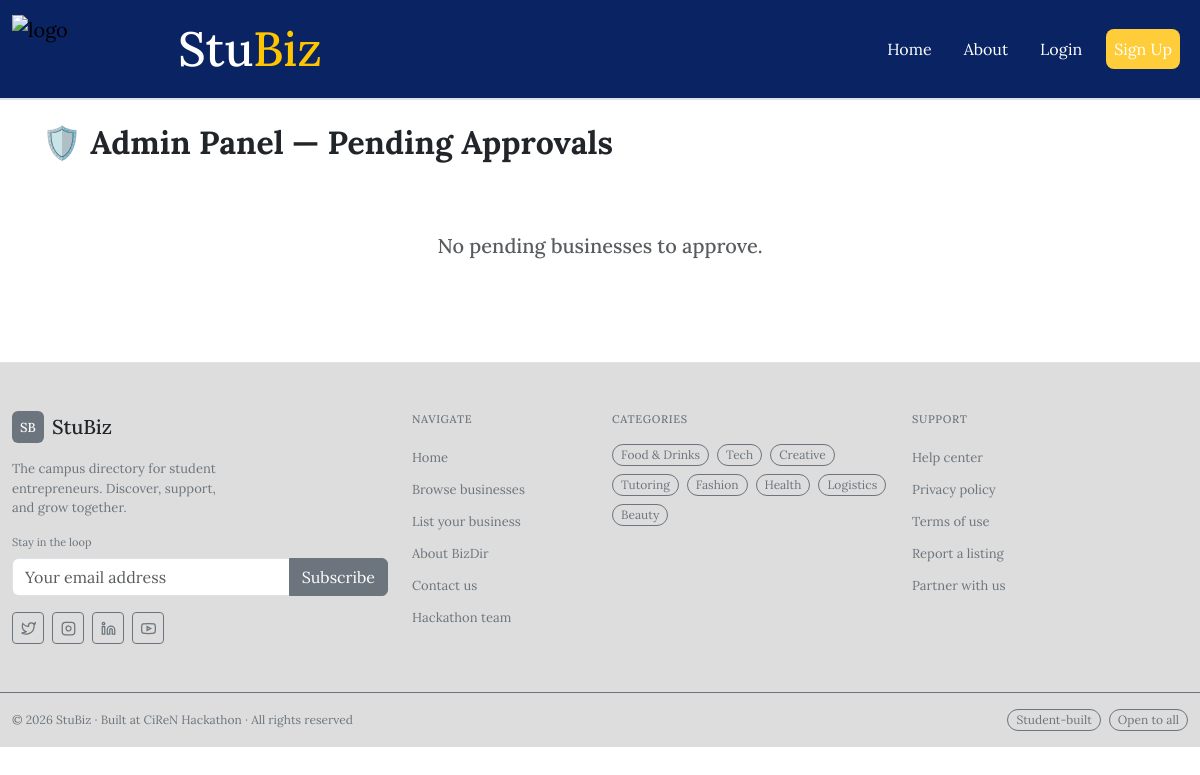
The app's page /admin, older data.
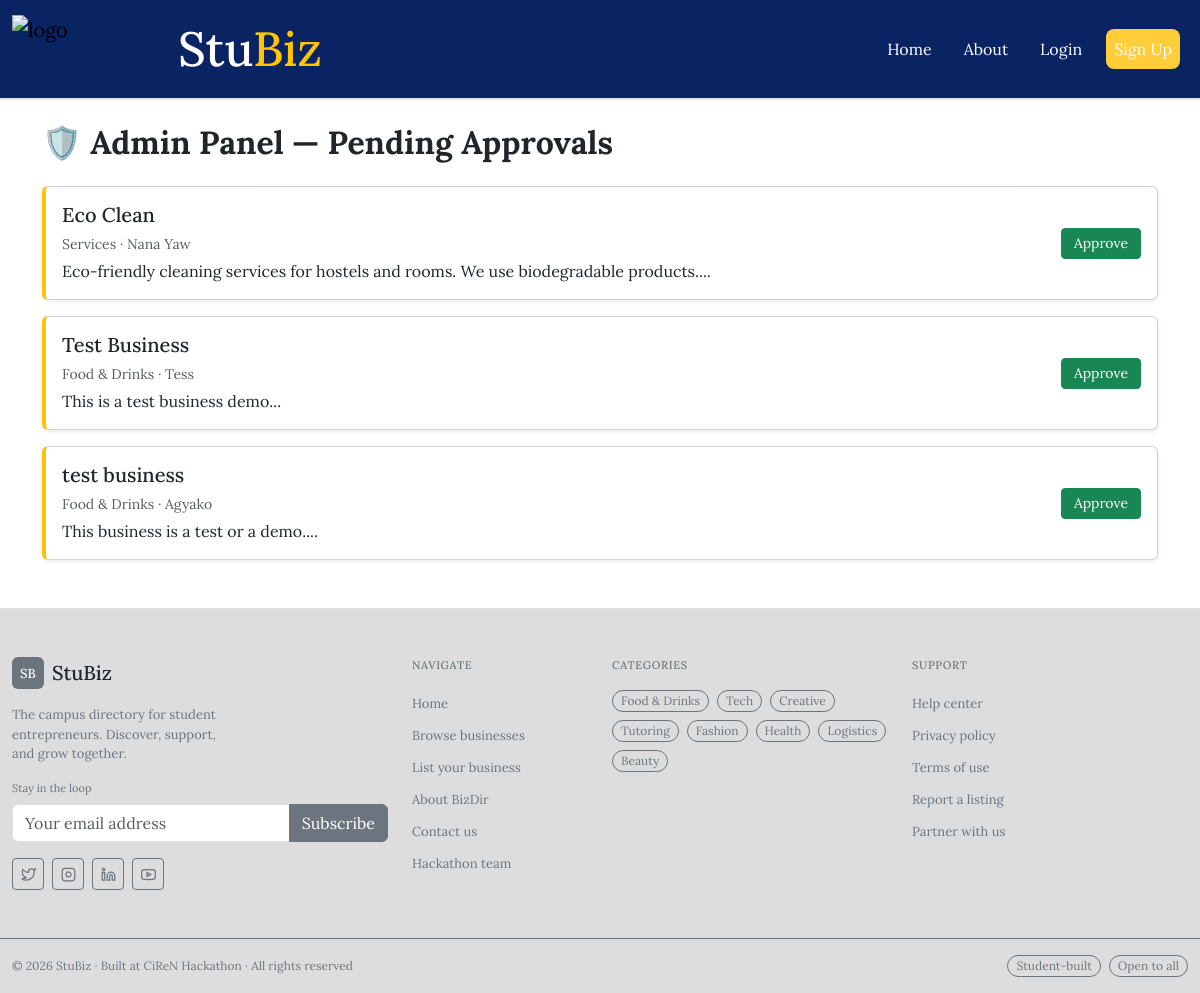
The same page, newer data.
### tables this page shows
CREATE TABLE businesses (
    id              INTEGER PRIMARY KEY AUTOINCREMENT,
    business_name   TEXT NOT NULL,
    owner_name      TEXT NOT NULL,
    category        TEXT NOT NULL,
    description     TEXT NOT NULL,
    whatsapp        TEXT,
    phone           TEXT,
    location        TEXT,
    delivers        INTEGER DEFAULT 0,
    photo_filename  TEXT,
    date_added      TIMESTAMP DEFAULT CURRENT_TIMESTAMP,
    is_verified     INTEGER DEFAULT 0,
    email           TEXT
);

### app.py (the view)
@app.route("/admin", methods=["GET", "POST"])
def admin_panel():
    if request.method == "POST":
        business_id = request.form.get("business_id")
        if business_id and business_id.isdigit():
            database.verify_business(int(business_id))
            flash(f"Business #{business_id} approved.", "success")
        return redirect(url_for("admin_panel"))
    pending = database.get_pending_businesses()
    return render_template("admin.html", pending=pending)

### database.py (called while the page is built)
def get_connection():
    conn = sqlite3.connect(DATABASE_PATH)
    conn.row_factory = sqlite3.Row
    return conn

def get_pending_businesses():
    conn = get_connection()
    rows = conn.execute("SELECT * FROM businesses WHERE is_verified = 0 ORDER BY date_added ASC").fetchall()
    conn.close()
    return rows

### templates/admin.html (shortened to what this page needs)
{% extends "base.html" %}
{% block main %}
<div class="container mt-4">
    <h2 class="fw-bold mb-4">🛡️ Admin Panel — Pending Approvals</h2>
    {% if pending %}
        {% for biz in pending %}
        <div class="card mb-3 shadow-sm admin-card">
            <div class="card-body d-flex justify-content-between align-items-center">
                <div>
                    <h5 class="mb-1">{{ biz.business_name }}</h5>
                    <small class="text-muted">{{ biz.category }} · {{ biz.owner_name }}</small>
                    <p class="mb-0 mt-1">{{ biz.description[:100] }}...</p>
                </div>
                <form action="/admin" method="POST" class="ms-3">
                    <button type="submit" class="btn btn-success btn-sm">Approve</button>
                </form>
            </div>
        </div>
        {% endfor %}
    {% else %}
        <div class="text-center py-5">
            <h5 class="text-muted">No pending businesses to approve.</h5>
        </div>
    {% endif %}
</div>
{% endblock main %}

Row changes from the older to the newer data that the page shows:
added businesses: business_name "Eco Clean", category "Services", owner_name "Nana Yaw", description "Eco-friendly cleaning services for hostels and rooms. We use biodegradable products."
added businesses: business_name "Test Business", category "Food & Drinks", owner_name "Tess", description "This is a test business demo"
added businesses: business_name "test business", category "Food & Drinks", owner_name "Agyako", description "This business is a test or a demo."
Text that changed along with them:
text no longer shown: "No pending businesses to approve."
